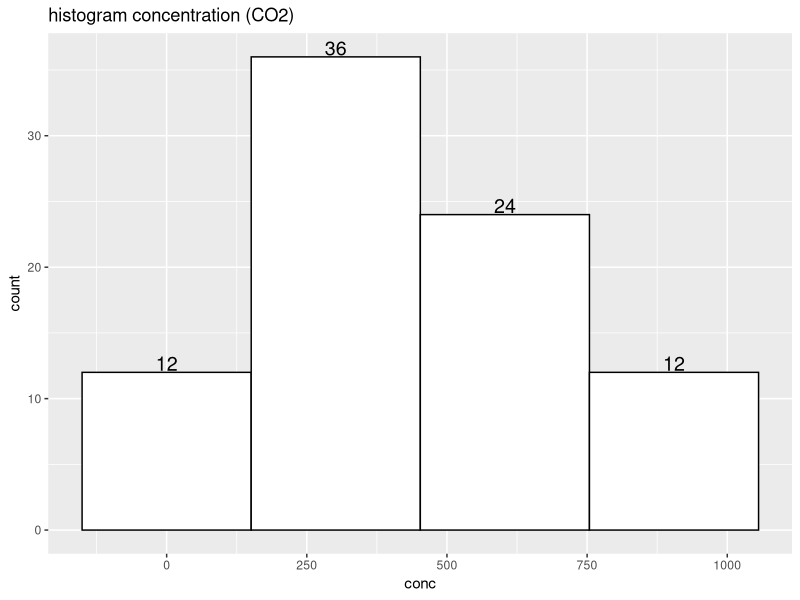
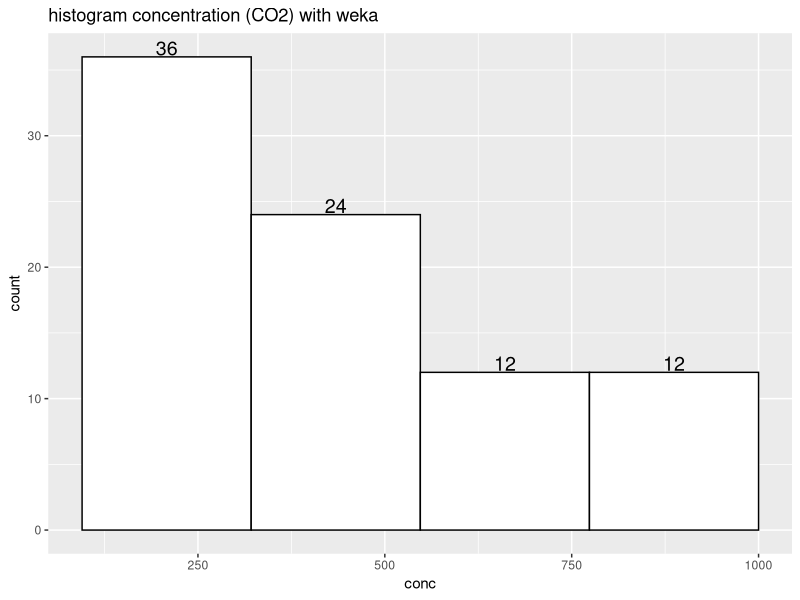
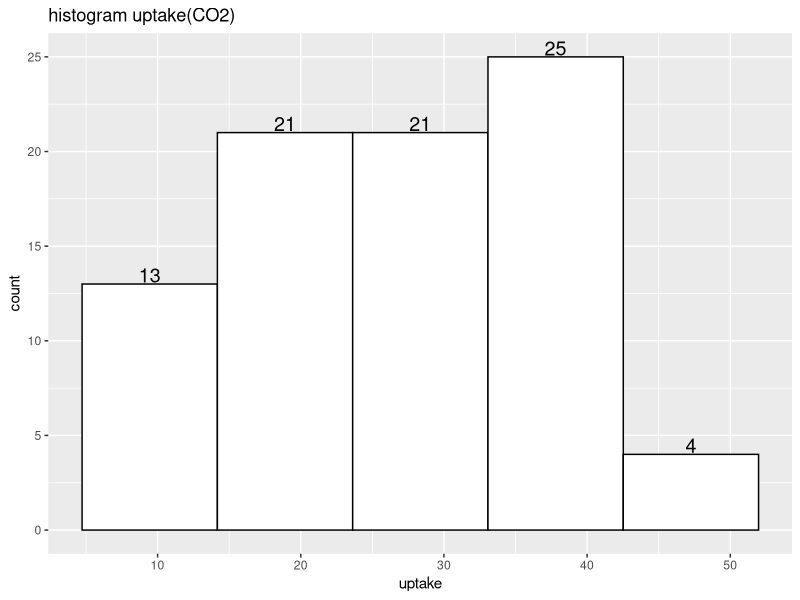
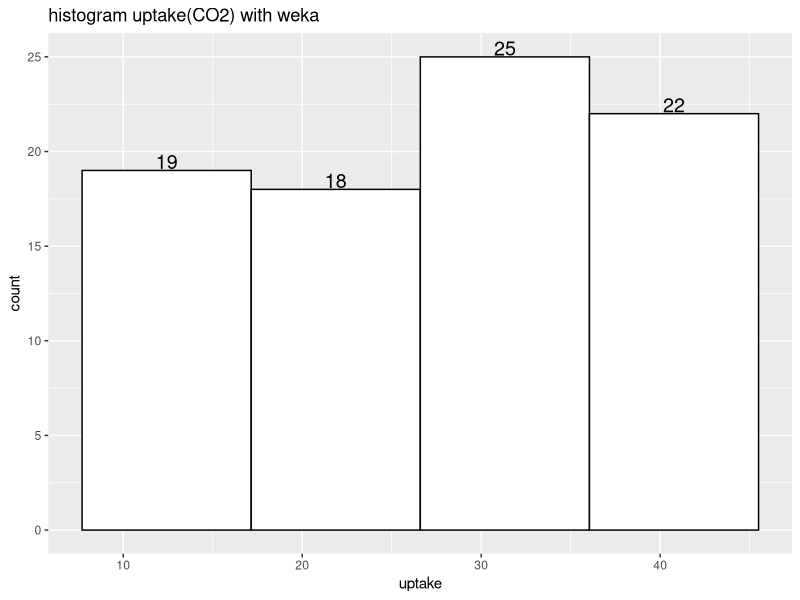
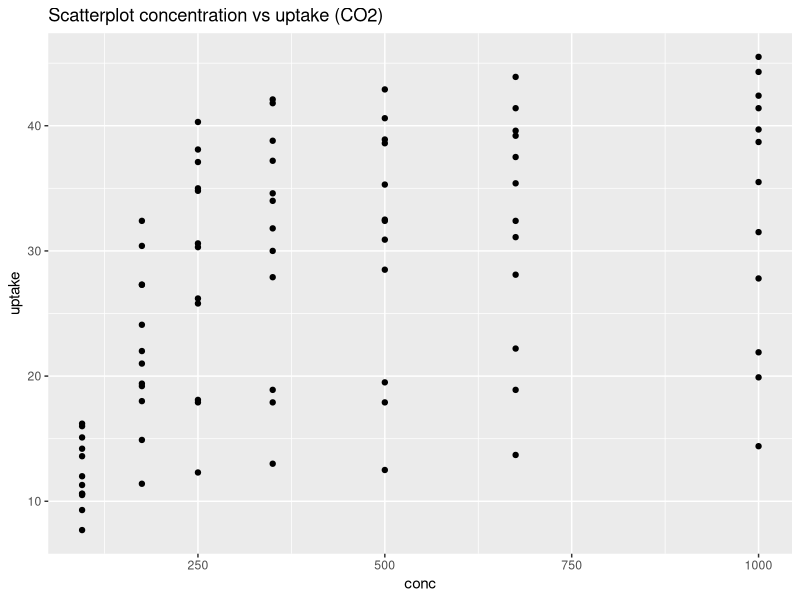
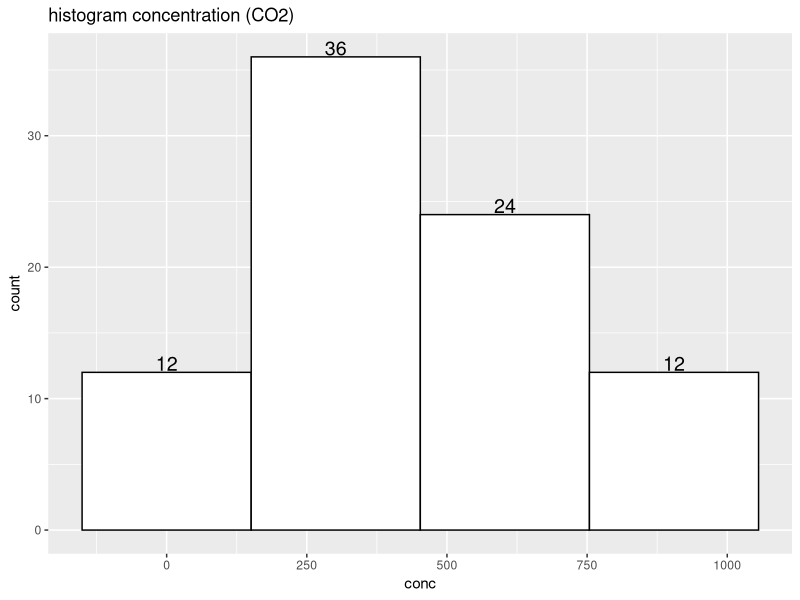
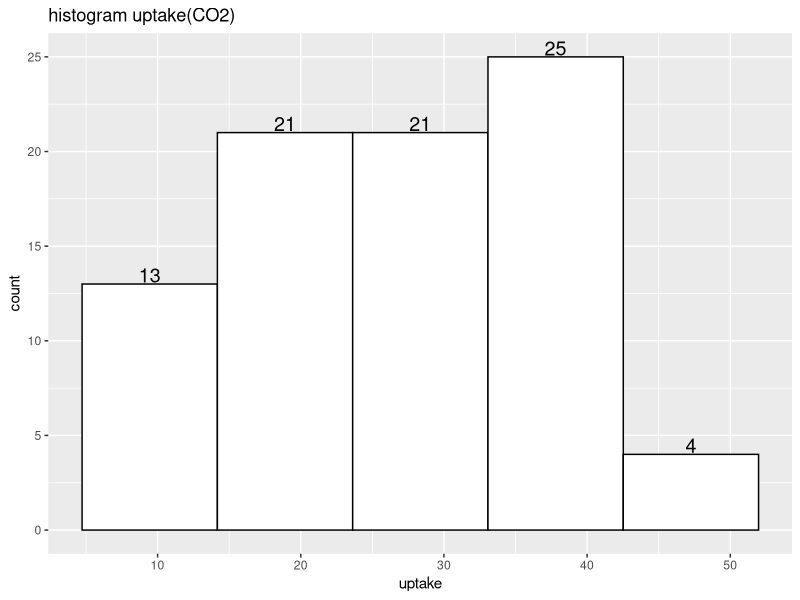
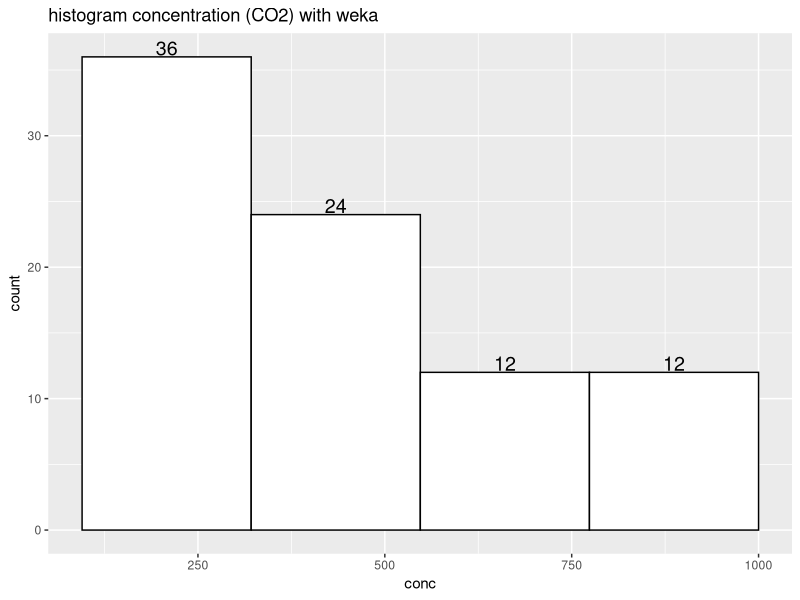

These figures' R source, in order:
library(datasets)
library(ggplot2)

# masukkan datasetku
datasetku <- datasets::CO2
summary(datasetku)

# fungsi cuberoot
cbrt <- function(x){return(x^(1/3))}
# fungsi struge rule buat methode menentukan angka binning
struge =function(df,kolomku){
  return(1 + ceiling(3.322*log10(length(df[[kolomku]]))))
}
# fungsi rice rule buat methode menentukan angka binning
rice =function(df,kolomku){
  return(ceiling(cbrt(length(df[[kolomku]]))))
}
# fungsi fredmann-diconis rule buat methode menentukan angka binning
fredik <- function(dfku, kolomku){
  seriesku <- dfku[[kolomku]]
  banyak_obs <- length(seriesku)
  widthku <- 2*IQR(seriesku) / cbrt(banyak_obs)
  binariku <- ceiling((max(seriesku) - min(seriesku)) / widthku)
  return(binariku)
}

# buat csv
# write.csv(datasetku,file="CO2.csv",quote=FALSE,row.names = FALSE)

# plotting di histogram kolom conc
hist_conc<- ggplot(datasetku,aes(conc,label=..count..)) + 
              geom_histogram(bins=fredik(datasetku,"conc"),
                             color="black",
                             fill="white") +
              ggtitle("histogram concentration (CO2)") +
              geom_text(stat="bin", size=5,vjust=-0.1,
                        bins=fredik(datasetku,"conc"))
              
hist_conc
# mengikuti weka
hist_conc_weka <- ggplot(datasetku,aes(conc,label=..count..)) + 
                    geom_histogram(breaks=c(95,321.25,547.5,773.75,1000),
                                   color="black",
                                   fill="white") +
                    ggtitle("histogram concentration (CO2) with weka")+
                    geom_text(stat="bin", size=5,vjust=-0.1,
                              breaks=c(95,321.25,547.5,773.75,1000))
hist_conc_weka
# plotting di histogram kolom uptake
hist_uptake <- ggplot(datasetku,aes(uptake,label=..count..)) + 
                geom_histogram(bins = fredik(datasetku,"uptake"),
                               color="black",
                               fill="white") +
                ggtitle("histogram uptake(CO2)") +
                  geom_text(stat="bin", size=5,vjust=-0.1,
                    bins=fredik(datasetku,"uptake"))

hist_uptake
# mengikuti weka
hist_uptake_weka <- ggplot(datasetku,aes(uptake,label=..count..)) + 
                      geom_histogram(breaks = c(7.7,17.15,26.6,36.05,45.5),
                                     color="black",
                                     fill="white")+
                      ggtitle("histogram uptake(CO2) with weka")+
                      geom_text(stat="bin", size=5,vjust=-0.1,
                                breaks = c(7.7,17.15,26.6,36.05,45.5))
hist_uptake_weka
# plotting di scatterplot conc vs uptake
scat_conc_uptake <- ggplot(datasetku,aes(conc,uptake)) + 
                    geom_point()+
                    ggtitle('Scatterplot concentration vs uptake (CO2) ')
scat_conc_uptake

ggsave('LKP2_hist_conc.jpg',plot=hist_conc)
ggsave('LKP2_hist_uptake.jpg',plot=hist_uptake)
ggsave('LKP2_hist_conc_weka.jpg',plot=hist_conc_weka)
ggsave('LKP2_hist_uptake_weka.jpg',plot=hist_uptake_weka)
ggsave('LKP2_scat_conc_uptake.jpg',plot=scat_conc_uptake)